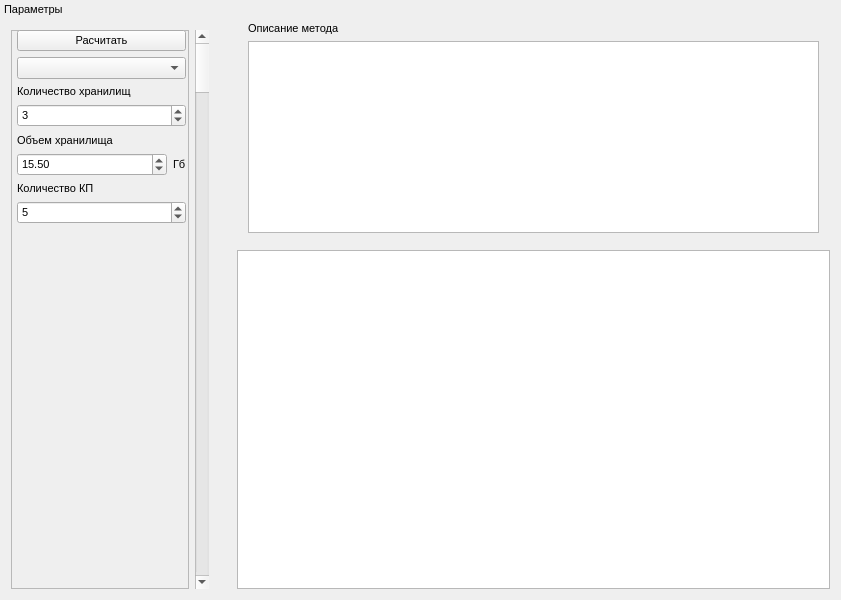
<?xml version="1.0" encoding="UTF-8"?>
<ui version="4.0">
 <class>MainWindow</class>
 <widget class="QMainWindow" name="MainWindow">
  <property name="geometry">
   <rect>
    <x>0</x>
    <y>0</y>
    <width>841</width>
    <height>600</height>
   </rect>
  </property>
  <property name="minimumSize">
   <size>
    <width>840</width>
    <height>600</height>
   </size>
  </property>
  <property name="font">
   <font>
    <pointsize>8</pointsize>
   </font>
  </property>
  <property name="windowTitle">
   <string>MainWindow</string>
  </property>
  <widget class="QWidget" name="centralWidget">
   <layout class="QVBoxLayout" name="verticalLayout_4">
    <item>
     <widget class="QWidget" name="widget_2" native="true">
      <property name="sizePolicy">
       <sizepolicy hsizetype="Expanding" vsizetype="Fixed">
        <horstretch>0</horstretch>
        <verstretch>0</verstretch>
       </sizepolicy>
      </property>
      <layout class="QVBoxLayout" name="verticalLayout_3">
       <item>
        <widget class="QLabel" name="label">
         <property name="text">
          <string>Описание метода</string>
         </property>
        </widget>
       </item>
       <item>
        <widget class="QPlainTextEdit" name="plainTextEdit">
         <property name="undoRedoEnabled">
          <bool>true</bool>
         </property>
         <property name="readOnly">
          <bool>true</bool>
         </property>
        </widget>
       </item>
      </layout>
     </widget>
    </item>
    <item>
     <widget class="QGraphicsView" name="graphicsView"/>
    </item>
   </layout>
  </widget>
  <widget class="QDockWidget" name="dockWidget">
   <property name="sizePolicy">
    <sizepolicy hsizetype="Fixed" vsizetype="Fixed">
     <horstretch>0</horstretch>
     <verstretch>0</verstretch>
    </sizepolicy>
   </property>
   <property name="minimumSize">
    <size>
     <width>220</width>
     <height>111</height>
    </size>
   </property>
   <property name="maximumSize">
    <size>
     <width>220</width>
     <height>524287</height>
    </size>
   </property>
   <property name="floating">
    <bool>false</bool>
   </property>
   <property name="features">
    <set>QDockWidget::DockWidgetMovable</set>
   </property>
   <property name="allowedAreas">
    <set>Qt::LeftDockWidgetArea|Qt::RightDockWidgetArea</set>
   </property>
   <property name="windowTitle">
    <string>Параметры</string>
   </property>
   <attribute name="dockWidgetArea">
    <number>1</number>
   </attribute>
   <widget class="QWidget" name="dockWidgetContents_2">
    <layout class="QGridLayout" name="gridLayout">
     <item row="0" column="1">
      <widget class="QFrame" name="frame">
       <property name="frameShape">
        <enum>QFrame::StyledPanel</enum>
       </property>
       <property name="frameShadow">
        <enum>QFrame::Raised</enum>
       </property>
       <property name="lineWidth">
        <number>5</number>
       </property>
       <widget class="QWidget" name="widget" native="true">
        <property name="geometry">
         <rect>
          <x>0</x>
          <y>0</y>
          <width>181</width>
          <height>200</height>
         </rect>
        </property>
        <property name="sizePolicy">
         <sizepolicy hsizetype="Expanding" vsizetype="Fixed">
          <horstretch>0</horstretch>
          <verstretch>0</verstretch>
         </sizepolicy>
        </property>
        <layout class="QVBoxLayout" name="verticalLayout">
         <property name="leftMargin">
          <number>6</number>
         </property>
         <property name="topMargin">
          <number>0</number>
         </property>
         <property name="rightMargin">
          <number>6</number>
         </property>
         <property name="bottomMargin">
          <number>6</number>
         </property>
         <item>
          <widget class="QPushButton" name="pushButton">
           <property name="text">
            <string>Расчитать</string>
           </property>
          </widget>
         </item>
         <item>
          <widget class="QComboBox" name="comboBox">
           <property name="sizePolicy">
            <sizepolicy hsizetype="Expanding" vsizetype="Fixed">
             <horstretch>0</horstretch>
             <verstretch>0</verstretch>
            </sizepolicy>
           </property>
          </widget>
         </item>
         <item>
          <widget class="QLabel" name="label_storagesCount">
           <property name="text">
            <string>Количество хранилищ</string>
           </property>
          </widget>
         </item>
         <item>
          <widget class="QSpinBox" name="spinBox_storageCount">
           <property name="sizePolicy">
            <sizepolicy hsizetype="Expanding" vsizetype="Fixed">
             <horstretch>0</horstretch>
             <verstretch>0</verstretch>
            </sizepolicy>
           </property>
           <property name="value">
            <number>3</number>
           </property>
          </widget>
         </item>
         <item>
          <widget class="QLabel" name="label_storagesCapacity">
           <property name="text">
            <string>Объем хранилища</string>
           </property>
          </widget>
         </item>
         <item>
          <layout class="QHBoxLayout" name="horizontalLayout">
           <property name="sizeConstraint">
            <enum>QLayout::SetMinimumSize</enum>
           </property>
           <property name="leftMargin">
            <number>0</number>
           </property>
           <item>
            <widget class="QDoubleSpinBox" name="doubleSpinBox_storageCapacity">
             <property name="sizePolicy">
              <sizepolicy hsizetype="Expanding" vsizetype="Fixed">
               <horstretch>0</horstretch>
               <verstretch>0</verstretch>
              </sizepolicy>
             </property>
             <property name="buttonSymbols">
              <enum>QAbstractSpinBox::UpDownArrows</enum>
             </property>
             <property name="accelerated">
              <bool>false</bool>
             </property>
             <property name="showGroupSeparator" stdset="0">
              <bool>false</bool>
             </property>
             <property name="maximum">
              <double>128.000000000000000</double>
             </property>
             <property name="value">
              <double>15.500000000000000</double>
             </property>
            </widget>
           </item>
           <item>
            <widget class="QLabel" name="label_storage_gb">
             <property name="text">
              <string>Гб</string>
             </property>
            </widget>
           </item>
          </layout>
         </item>
         <item>
          <widget class="QLabel" name="label_unitCount">
           <property name="text">
            <string>Количество КП</string>
           </property>
          </widget>
         </item>
         <item>
          <widget class="QSpinBox" name="spinBox_unitCount">
           <property name="sizePolicy">
            <sizepolicy hsizetype="Expanding" vsizetype="Fixed">
             <horstretch>0</horstretch>
             <verstretch>0</verstretch>
            </sizepolicy>
           </property>
           <property name="suffix">
            <string/>
           </property>
           <property name="minimum">
            <number>1</number>
           </property>
           <property name="maximum">
            <number>1000</number>
           </property>
           <property name="value">
            <number>5</number>
           </property>
          </widget>
         </item>
        </layout>
        <zorder>pushButton</zorder>
        <zorder>comboBox</zorder>
        <zorder>label_storagesCount</zorder>
        <zorder>spinBox_storageCount</zorder>
        <zorder>label_storagesCapacity</zorder>
        <zorder>spinBox_unitCount</zorder>
        <zorder>label_unitCount</zorder>
       </widget>
       <widget class="QWidget" name="widget_unitCapacities" native="true">
        <property name="geometry">
         <rect>
          <x>0</x>
          <y>200</y>
          <width>181</width>
          <height>360</height>
         </rect>
        </property>
        <layout class="QGridLayout" name="gridLayout_2">
         <property name="leftMargin">
          <number>6</number>
         </property>
         <property name="topMargin">
          <number>0</number>
         </property>
         <property name="rightMargin">
          <number>6</number>
         </property>
         <property name="bottomMargin">
          <number>6</number>
         </property>
         <item row="0" column="0">
          <layout class="QFormLayout" name="formLayout">
           <property name="sizeConstraint">
            <enum>QLayout::SetMaximumSize</enum>
           </property>
          </layout>
         </item>
        </layout>
       </widget>
      </widget>
     </item>
     <item row="0" column="2">
      <widget class="QScrollBar" name="verticalScrollBar">
       <property name="orientation">
        <enum>Qt::Vertical</enum>
       </property>
      </widget>
     </item>
    </layout>
   </widget>
  </widget>
 </widget>
 <layoutdefault spacing="6" margin="11"/>
 <resources/>
 <connections/>
</ui>
